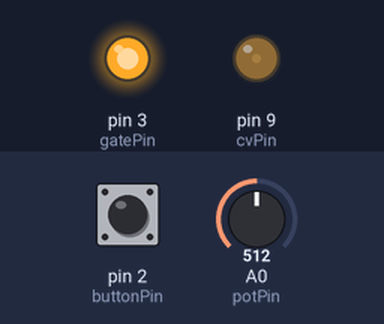
This sketch was run on a simulated Arduino Uno, built with avr-gcc and run on an emulated ATmega328P. Shown: output pins drawn as LEDs (lit = HIGH). The inputs (shaded band) are chosen by the test bench; at power-on: A0 (potPin) = 512, pin 2 (buttonPin) HIGH.

Above: at 1.2 s.
1.3 s: A0 (potPin) set to 0
At 2.5 s:
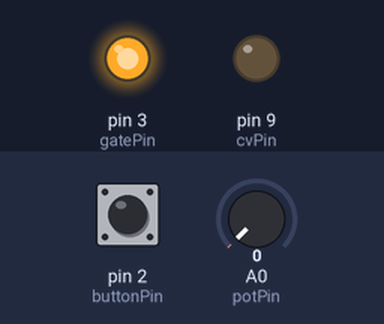
2.8 s: pin 2 (buttonPin) pulled LOW for 0.15 s
At 2.87 s:
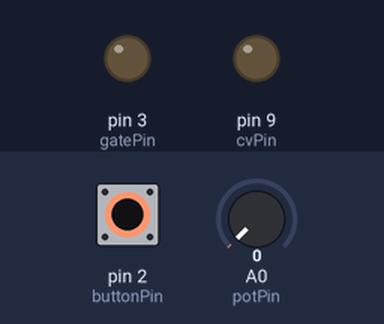
4.4 s: pin 2 (buttonPin) pulled LOW for 3.2 s
At 8.6 s:
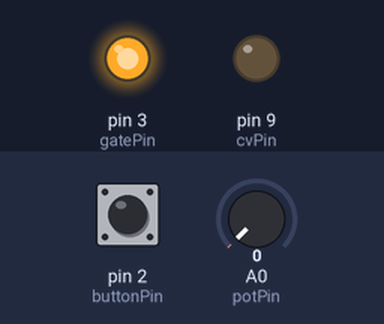
9.1 s: A0 (potPin) set to 17
10.6 s: A0 (potPin) set to 22
At 10.9 s:
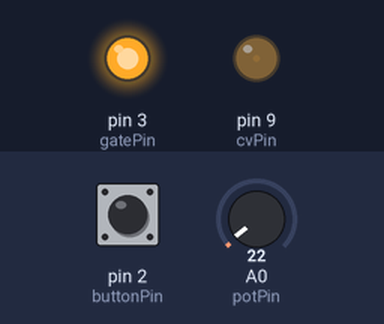
12.1 s: pin 2 (buttonPin) pulled LOW for 1 s
At 12.9 s:
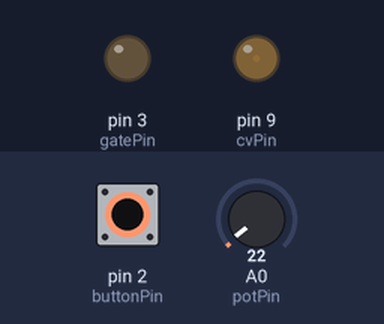
Timing chart, 0 to 15.1 s (numbered marks = the images above; inputs shaded):
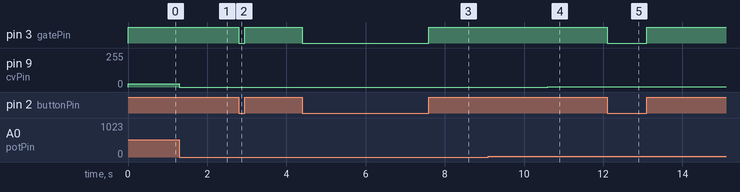

The sketch:

soundbutton.ino
```cpp
const int buttonPin = 2;
const int potPin = A0;

const int gatePin = 3;
const int cvPin = 9;

void setup()
{
    pinMode(buttonPin, INPUT_PULLUP);
    pinMode(potPin, INPUT);

    pinMode(gatePin, OUTPUT);
    pinMode(cvPin, OUTPUT);
}

void loop()
{
    // 1 Octave
    analogWrite(cvPin, analogRead(potPin) / 20);

    // 2 Octave
    // analogWrite(cvPin, analogRead(potPin) / 10);

    // 3 Octave
    // analogWrite(cvPin, analogRead(potPin) / 5);

    digitalWrite(gatePin, digitalRead(buttonPin));
}
```

Measured:
- after the input at 1.3 s, pin 9 (cvPin): 25/255 → 0/255 at once
- after the input at 2.8 s, pin 3 (gatePin): HIGH → LOW at once, → HIGH 0.15 s later
- after the input at 4.4 s, pin 3 (gatePin): HIGH → LOW at once, → HIGH 3.2 s later
- after the input at 9.1 s, every drawn part: stays the same
- after the input at 10.6 s, pin 9 (cvPin): 0/255 → 1/255 at once
- after the input at 12.1 s, pin 3 (gatePin): HIGH → LOW at once, → HIGH 1.0 s later
